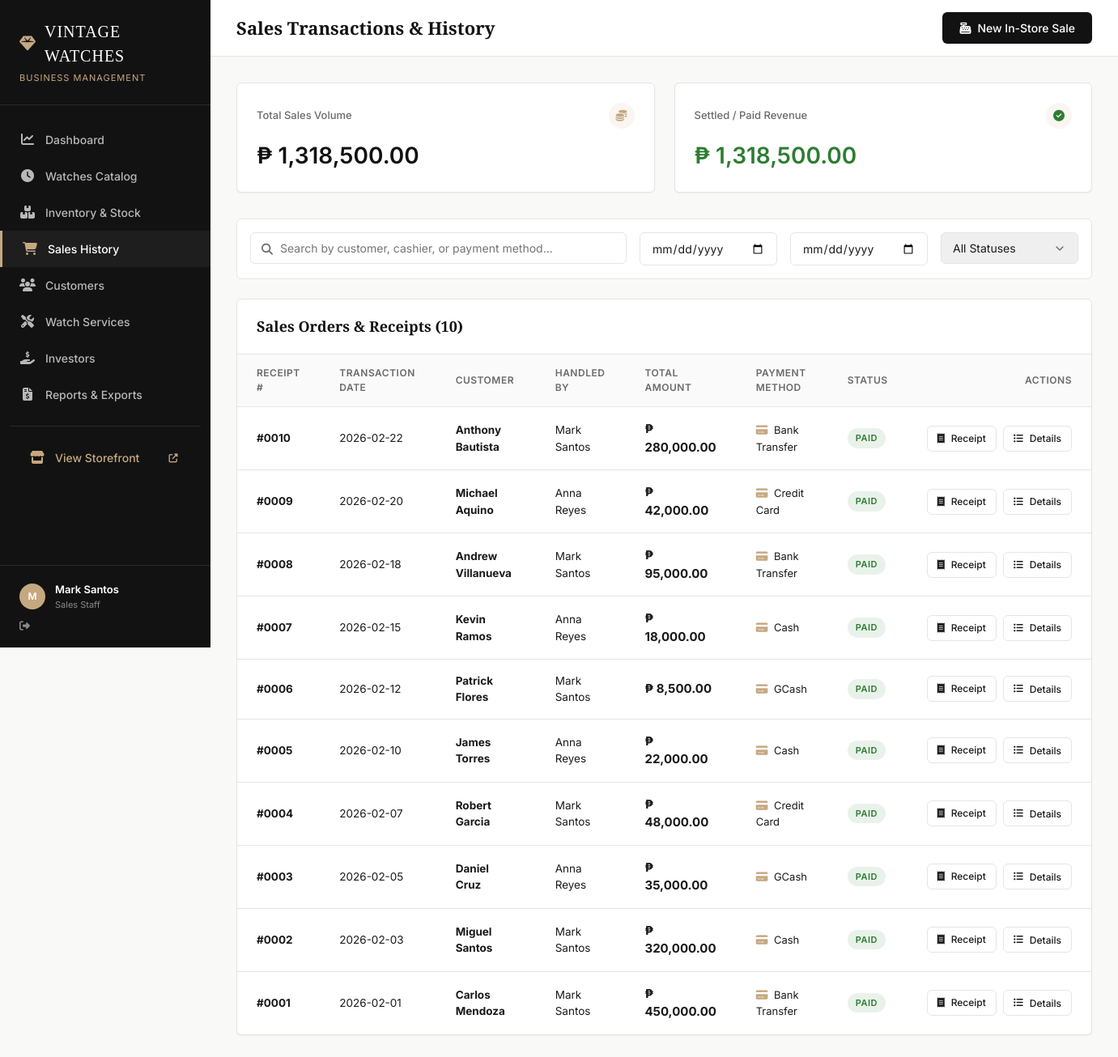
Page /sales (signed in) on the committed database.
### tables this page shows
CREATE TABLE "user" (
  `user_id` INTEGER PRIMARY KEY AUTOINCREMENT,
  `full_name` varchar(100) NOT NULL,
  `user_name` varchar(50) NOT NULL,
  `password` varchar(255) NOT NULL,
  `role` varchar(30) NOT NULL,
  `email` int(100) NOT NULL,
  `status` varchar(20) NOT NULL
);

CREATE TABLE "sales" (
  `sale_id` int(11) NOT NULL,
  `customer_id` int(11) NOT NULL,
  `user_id` int(11) NOT NULL,
  `sale_date` date NOT NULL,
  `total_amount` decimal(12,2) NOT NULL,
  `paymaent_method` varchar(30) NOT NULL,
  `payment_status` varchar(30) NOT NULL
);

CREATE TABLE "customer" (
  `customer_id` INTEGER PRIMARY KEY AUTOINCREMENT,
  `full_name` varchar(100) NOT NULL,
  `contact_number` varchar(20) NOT NULL,
  `email` varchar(100) NOT NULL,
  `address` varchar(255) NOT NULL,
  `customer_type` varchar(30) NOT NULL,
  `date_registered` date NOT NULL
);

### app.py (the view)
@app.route('/sales')
@login_required
def sales():
    search = request.args.get('search', '').strip()
    status_filter = request.args.get('status', '').strip()
    date_from = request.args.get('date_from', '').strip()
    date_to = request.args.get('date_to', '').strip()
    query = """
        SELECT s.sale_id, c.full_name as customer, u.full_name as staff,
               s.sale_date, s.total_amount, s.paymaent_method, s.payment_status
        FROM sales s
        JOIN customer c ON s.customer_id = c.customer_id
        LEFT JOIN user u ON s.user_id = u.user_id
        WHERE 1=1
    """
    params = []
    if search:
        query += " AND (c.full_name LIKE %s OR s.paymaent_method LIKE %s OR u.full_name LIKE %s)"
        params.extend([f"%{search}%", f"%{search}%", f"%{search}%"])
    if status_filter:
        query += " AND s.payment_status = %s"
        params.append(status_filter)
    if date_from:
        query += " AND s.sale_date >= %s"
        params.append(date_from)
    if date_to:
        query += " AND s.sale_date <= %s"
        params.append(date_to)
    query += " ORDER BY s.sale_date DESC, s.sale_id DESC"
    sales_list = db.fetch_all(query, tuple(params))
    customers = db.fetch_all("SELECT customer_id, full_name FROM customer ORDER BY full_name")
    available_watches = db.fetch_all("""
        SELECT w.watch_id, w.brand, w.model, w.selling_price, COALESCE(SUM(i.quantity), 0) as quantity
        FROM watches w
        JOIN inventory i ON w.watch_id = i.watch_id
        WHERE i.quantity > 0 AND i.inventory_status = 'In Stock'
        GROUP BY w.watch_id
        ORDER BY w.brand, w.model
    """)
    total_sales_val = sum(float(s['total_amount']) for s in sales_list)
    paid_sales_val = sum(float(s['total_amount']) for s in sales_list if s['payment_status'] == 'Paid')
    return render_template('sales.html',
                           sales=sales_list,
                           customers=customers,
                           available_watches=available_watches,
                           search=search,
                           status_filter=status_filter,
                           date_from=date_from,
                           date_to=date_to,
                           total_sales_val=total_sales_val,
                           paid_sales_val=paid_sales_val)

### app.py (called while the page is built)
def login_required(f):
    @wraps(f)
    def decorated_function(*args, **kwargs):
        if 'user_id' not in session:
            flash("Please sign in to access the management portal.", "info")
            return redirect(url_for('login'))
        return f(*args, **kwargs)
    return decorated_function

@app.context_processor
def inject_cart_info():
    cart = session.get('cart', {})
    cart_count = sum(cart.values()) if isinstance(cart, dict) else 0
    return dict(cart_count=cart_count, date=date, today_date=str(date.today()))

### database.py (called while the page is built)
def use_mysql():
    if os.getenv("RENDER"):
        return bool(os.getenv("MYSQL_URL") or os.getenv("DATABASE_URL") or (os.getenv("DB_HOST") and os.getenv("DB_HOST") != "localhost"))
    return bool(os.getenv("MYSQL_URL") or os.getenv("DATABASE_URL") or os.getenv("DB_HOST") or os.getenv("MYSQLHOST"))

def get_sqlite_connection():
    db_path = os.path.join(os.path.dirname(__file__), 'vintage_watches.db')
    conn = sqlite3.connect(db_path, check_same_thread=False)
    conn.row_factory = sqlite3.Row
    conn.create_function("CURDATE", 0, lambda: datetime.now().strftime("%Y-%m-%d"))
    conn.create_function("NOW", 0, lambda: datetime.now().strftime("%Y-%m-%d %H:%M:%S"))
    conn.create_function("MONTH", 1, lambda d: int(str(d).split('-')[1]) if d and '-' in str(d) else 1)
    conn.create_function("YEAR", 1, lambda d: int(str(d).split('-')[0]) if d and '-' in str(d) else datetime.now().year)
    return conn

def get_db_connection():
    if use_mysql():
        conn = get_mysql_connection()
        if conn:
            return conn
    return get_sqlite_connection()

def is_sqlite_conn(conn):
    return isinstance(conn, sqlite3.Connection)

def prepare_query(query, is_sqlite):
    if is_sqlite:
        return query.replace('%s', '?')
    return query

def fetch_all(query, params=None):
    conn = get_db_connection()
    if not conn: return []
    sqlite = is_sqlite_conn(conn)
    q = prepare_query(query, sqlite)
    try:
        if sqlite:
            cursor = conn.cursor()
            cursor.execute(q, params or ())
            rows = cursor.fetchall()
            return [dict(r) for r in rows]
        else:
            cursor = conn.cursor(dictionary=True)
            cursor.execute(q, params or ())
            return cursor.fetchall()
    except Exception as err:
        print(f"Query Failed: {err}")
        return []
    finally:
        try: cursor.close()
        except: pass
        try: conn.close()
        except: pass

### templates/sales.html (shortened to what this page needs)
{% extends "base.html" %}
{% block page_title %}Sales Transactions & History{% endblock %}
{% block header_actions %}
<button class="btn btn-primary" data-modal="newSaleModal">
    <i class="fas fa-cash-register"></i> New In-Store Sale
</button>
{% endblock %}
{% block content %}
<div class="kpi-grid" style="grid-template-columns: repeat(2, 1fr);">
    <div class="kpi-card">
        <div class="kpi-header">
            <span>Total Sales Volume</span>
            <div class="kpi-icon"><i class="fas fa-coins"></i></div>
        </div>
        <div class="kpi-value">₱ {{ "{:,.2f}".format(total_sales_val) }}</div>
    </div>
    <div class="kpi-card">
        <div class="kpi-header">
            <span>Settled / Paid Revenue</span>
            <div class="kpi-icon" style="color: var(--color-success);"><i class="fas fa-check-circle"></i></div>
        </div>
        <div class="kpi-value" style="color: var(--color-success);">₱ {{ "{:,.2f}".format(paid_sales_val) }}</div>
    </div>
</div>
<div class="filters-bar">
    <form action="{{ url_for('sales') }}" method="GET" style="display: flex; gap: 16px; width: 100%; flex-wrap: wrap;">
        <div class="search-input-wrapper" style="flex: 1; min-width: 220px;">
            <i class="fas fa-search"></i>
            <input type="text" name="search" class="form-control" placeholder="Search by customer, cashier, or payment method..." value="{{ search }}">
        </div>
        <div style="width: 170px;">
            <input type="date" name="date_from" class="form-control" value="{{ date_from }}" title="Date From">
        </div>
        <div style="width: 170px;">
            <input type="date" name="date_to" class="form-control" value="{{ date_to }}" title="Date To">
        </div>
        <div style="width: 170px;">
            <select name="status" class="form-control" onchange="this.form.submit()">
                <option value="">All Statuses</option>
            </select>
        </div>
    </form>
</div>
<div class="table-container">
    <div class="table-header">
        <h2 class="table-title">Sales Orders & Receipts ({{ sales | length }})</h2>
    </div>
    <table class="data-table">
        <thead>
            <tr>
                <th>Receipt #</th>
                <th>Transaction Date</th>
                <th>Customer</th>
                <th>Handled By</th>
                <th>Total Amount</th>
                <th>Payment Method</th>
                <th>Status</th>
                <th class="text-right">Actions</th>
            </tr>
        </thead>
        <tbody>
            {% for sale in sales %}
            <tr>
                <td><strong>#{{ "%04d" | format(sale.sale_id) }}</strong></td>
                <td>{{ sale.sale_date }}</td>
                <td><strong>{{ sale.customer }}</strong></td>
                <td>{{ sale.staff or 'Online Storefront' }}</td>
                <td><strong style="font-size: 15px;">₱ {{ "{:,.2f}".format(sale.total_amount) }}</strong></td>
                <td>
                    <span style="font-size: 13px;"><i class="fas fa-credit-card" style="color: var(--color-accent); margin-right: 4px;"></i> {{ sale.paymaent_method }}</span>
                </td>
                <td>
                    <span class="badge {% if sale.payment_status == 'Paid' %}badge-success{% else %}badge-warning{% endif %}">
                        {{ sale.payment_status }}
                    </span>
                </td>
                <td class="text-right">
                    <div style="display: flex; gap: 8px; justify-content: flex-end;">
                        <a href="{{ url_for('view_receipt', sale_id=sale.sale_id) }}" target="_blank" class="btn btn-sm btn-outline" title="Print Official Receipt">
                            <i class="fas fa-receipt"></i> Receipt
                        </a>
                        <button class="btn btn-sm btn-outline view-sale-details-btn" data-id="{{ sale.sale_id }}" title="View Itemized Details">
                            <i class="fas fa-list-ul"></i> Details
                        </button>
                    </div>
                </td>
            </tr>
            {% else %}
            <tr>
                <td colspan="8" class="text-center text-muted" style="padding: 40px;">No sales records found matching your filters.</td>
            </tr>
            {% endfor %}
        </tbody>
    </table>
</div>
{% endblock %}

### templates/base.html (shortened to what this page needs)
<!DOCTYPE html>
<html lang="en">
<head>
    <link href="https://cdnjs.cloudflare.com/ajax/libs/font-awesome/6.4.0/css/all.min.css" rel="stylesheet">
    <link rel="stylesheet" href="{{ url_for('static', filename='css/style.css') }}">
</head>
<body>
    <div class="app-container">
        <aside class="sidebar">
            <div class="sidebar-header">
                <div class="brand-logo">
                    <i class="fas fa-gem"></i>
                    <span>VINTAGE WATCHES</span>
                </div>
                <div style="font-size: 11px; color: var(--color-accent); letter-spacing: 1px; margin-top: 4px; text-transform: uppercase;">
                    Business Management
                </div>
            </div>
            <nav class="sidebar-nav">
                <a href="{{ url_for('dashboard') }}"
                    class="nav-item {% if request.endpoint == 'dashboard' %}active{% endif %}">
                    <i class="fas fa-chart-line"></i> <span>Dashboard</span>
                </a>
                <a href="{{ url_for('watches') }}"
                    class="nav-item {% if request.endpoint == 'watches' %}active{% endif %}">
                    <i class="fas fa-clock"></i> <span>Watches Catalog</span>
                </a>
                <a href="{{ url_for('inventory') }}"
                    class="nav-item {% if request.endpoint == 'inventory' %}active{% endif %}">
                    <i class="fas fa-boxes"></i> <span>Inventory & Stock</span>
                </a>
                <a href="{{ url_for('sales') }}" class="nav-item {% if request.endpoint == 'sales' %}active{% endif %}">
                    <i class="fas fa-shopping-cart"></i> <span>Sales History</span>
                </a>
                <a href="{{ url_for('customers') }}"
                    class="nav-item {% if request.endpoint == 'customers' %}active{% endif %}">
                    <i class="fas fa-users"></i> <span>Customers</span>
                </a>
                <a href="{{ url_for('services') }}"
                    class="nav-item {% if request.endpoint == 'services' %}active{% endif %}">
                    <i class="fas fa-tools"></i> <span>Watch Services</span>
                </a>
                <a href="{{ url_for('investors') }}"
                    class="nav-item {% if request.endpoint == 'investors' %}active{% endif %}">
                    <i class="fas fa-hand-holding-usd"></i> <span>Investors</span>
                </a>
                <a href="{{ url_for('reports') }}"
                    class="nav-item {% if request.endpoint == 'reports' %}active{% endif %}">
                    <i class="fas fa-file-invoice-dollar"></i> <span>Reports & Exports</span>
                </a>
                <div style="margin: 16px 12px; border-top: 1px solid rgba(255,255,255,0.1); padding-top: 16px;">
                    <a href="{{ url_for('index') }}" target="_blank" class="nav-item" style="color: var(--color-accent); font-weight: 500;">
                        <i class="fas fa-store"></i> <span>View Storefront</span>
                        <i class="fas fa-external-link-alt" style="font-size: 11px; margin-left: auto;"></i>
                    </a>
                </div>
            </nav>
            <div class="sidebar-footer">
                <div class="user-info">
                    <div class="user-avatar">
                        {{ session.get('full_name', 'U')[0].upper() }}
                    </div>
                    <div class="user-details">
                        <span class="user-name">{{ session.get('full_name') }}</span>
                        <span class="user-role">{{ session.get('role') }}</span>
                    </div>
                </div>
                <a href="{{ url_for('logout') }}" class="logout-btn" title="Sign out">
                    <i class="fas fa-sign-out-alt"></i>
                </a>
            </div>
        </aside>
        <main class="main-content">
            <header class="top-header">
                <div class="header-left">
                    <h1 class="page-title">{% block page_title %}Dashboard{% endblock %}</h1>
                </div>
                <div class="header-actions">
                    {% block header_actions %}{% endblock %}
                </div>
            </header>
            <div class="content-body">
                {% block content %}{% endblock %}
            </div>
        </main>
    </div>
</body>
</html>

### rows in the picture
user: get "Mark Santos"
sales: sale_id "0010", sale_date "2026-02-22", customer "Anthony Bautista", full_name "Mark Santos", total_amount "280,000.00", paymaent_method "Bank Transfer", payment_status "PAID"
sales: sale_id "0009", sale_date "2026-02-20", customer "Michael Aquino", full_name "Anna Reyes", total_amount "42,000.00", paymaent_method "Credit Card", payment_status "PAID"
sales: sale_id "0008", sale_date "2026-02-18", customer "Andrew Villanueva", full_name "Mark Santos", total_amount "95,000.00", paymaent_method "Bank Transfer", payment_status "PAID"
sales: sale_id "0007", sale_date "2026-02-15", customer "Kevin Ramos", full_name "Anna Reyes", total_amount "18,000.00", paymaent_method "Cash", payment_status "PAID"
sales: sale_id "0006", sale_date "2026-02-12", customer "Patrick Flores", full_name "Mark Santos", total_amount "8,500.00", paymaent_method "GCash", payment_status "PAID"
sales: sale_id "0005", sale_date "2026-02-10", customer "James Torres", full_name "Anna Reyes", total_amount "22,000.00", paymaent_method "Cash", payment_status "PAID"
sales: sale_id "0004", sale_date "2026-02-07", customer "Robert Garcia", full_name "Mark Santos", total_amount "48,000.00", paymaent_method "Credit Card", payment_status "PAID"
sales: sale_id "0003", sale_date "2026-02-05", customer "Daniel Cruz", full_name "Anna Reyes", total_amount "35,000.00", paymaent_method "GCash", payment_status "PAID"
sales: sale_id "0002", sale_date "2026-02-03", customer "Miguel Santos", full_name "Mark Santos", total_amount "320,000.00", paymaent_method "Cash", payment_status "PAID"
sales: sale_id "0001", sale_date "2026-02-01", customer "Carlos Mendoza", full_name "Mark Santos", total_amount "450,000.00", paymaent_method "Bank Transfer", payment_status "PAID"

### other values in the picture
{{ session.get('full_name', 'U')[0].upper() }} "M"
{{ session.get('role') }} "Sales Staff"
{{ "{:,.2f}".format(total_sales_val) }} "1,318,500.00"
{{ "{:,.2f}".format(paid_sales_val) }} "1,318,500.00"
{{ sales | length }} "10"
